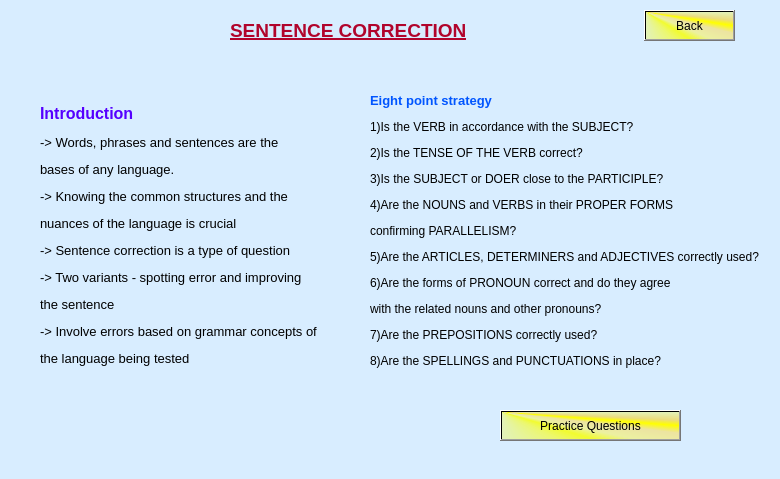
<?xml version="1.0" encoding="UTF-8"?>
<ui version="4.0">
 <class>sentence</class>
 <widget class="QDialog" name="sentence">
  <property name="geometry">
   <rect>
    <x>0</x>
    <y>0</y>
    <width>780</width>
    <height>479</height>
   </rect>
  </property>
  <property name="windowTitle">
   <string>Dialog</string>
  </property>
  <property name="styleSheet">
   <string notr="true">background-color: rgb(216, 237, 255);</string>
  </property>
  <widget class="QLabel" name="label">
   <property name="geometry">
    <rect>
     <x>230</x>
     <y>0</y>
     <width>251</width>
     <height>61</height>
    </rect>
   </property>
   <property name="text">
    <string>&lt;html&gt;&lt;head/&gt;&lt;body&gt;&lt;p&gt;&lt;span style=&quot; font-size:14pt; font-weight:600; text-decoration: underline; color:#b1042c;&quot;&gt;SENTENCE CORRECTION&lt;/span&gt;&lt;/p&gt;&lt;/body&gt;&lt;/html&gt;</string>
   </property>
  </widget>
  <widget class="QLabel" name="label_2">
   <property name="geometry">
    <rect>
     <x>40</x>
     <y>70</y>
     <width>281</width>
     <height>331</height>
    </rect>
   </property>
   <property name="text">
    <string>&lt;html&gt;&lt;head/&gt;&lt;body&gt;&lt;p&gt;&lt;span style=&quot; font-size:12pt; font-weight:600; color:#5500ff;&quot;&gt;Introduction&lt;/span&gt;&lt;/p&gt;&lt;p&gt;&lt;span style=&quot; font-size:10pt;&quot;&gt;-&amp;gt; Words, phrases and sentences are the&lt;/span&gt;&lt;/p&gt;&lt;p&gt;&lt;span style=&quot; font-size:10pt;&quot;&gt; bases of any language.&lt;/span&gt;&lt;/p&gt;&lt;p&gt;&lt;span style=&quot; font-size:10pt;&quot;&gt;-&amp;gt; Knowing the common structures and the &lt;/span&gt;&lt;/p&gt;&lt;p&gt;&lt;span style=&quot; font-size:10pt;&quot;&gt;nuances of the language is crucial&lt;/span&gt;&lt;/p&gt;&lt;p&gt;&lt;span style=&quot; font-size:10pt;&quot;&gt;-&amp;gt; Sentence correction is a type of question&lt;/span&gt;&lt;/p&gt;&lt;p&gt;&lt;span style=&quot; font-size:10pt;&quot;&gt;-&amp;gt; Two variants - spotting error and improving &lt;/span&gt;&lt;/p&gt;&lt;p&gt;&lt;span style=&quot; font-size:10pt;&quot;&gt;the sentence&lt;/span&gt;&lt;/p&gt;&lt;p&gt;&lt;span style=&quot; font-size:10pt;&quot;&gt;-&amp;gt; Involve errors based on grammar concepts of &lt;/span&gt;&lt;/p&gt;&lt;p&gt;&lt;span style=&quot; font-size:10pt;&quot;&gt;the language being tested&lt;/span&gt;&lt;/p&gt;&lt;/body&gt;&lt;/html&gt;</string>
   </property>
  </widget>
  <widget class="QLabel" name="label_3">
   <property name="geometry">
    <rect>
     <x>370</x>
     <y>60</y>
     <width>421</width>
     <height>341</height>
    </rect>
   </property>
   <property name="text">
    <string>&lt;html&gt;&lt;head/&gt;&lt;body&gt;&lt;p&gt;&lt;span style=&quot; font-size:10pt; font-weight:600; color:#0055ff;&quot;&gt;Eight point strategy&lt;/span&gt;&lt;/p&gt;&lt;p&gt;&lt;span style=&quot; font-size:9pt; color:#000000;&quot;&gt;1)Is the VERB in accordance with the SUBJECT?&lt;/span&gt;&lt;/p&gt;&lt;p&gt;&lt;span style=&quot; font-size:9pt; color:#000000;&quot;&gt;2)Is the TENSE OF THE VERB correct?&lt;/span&gt;&lt;/p&gt;&lt;p&gt;&lt;span style=&quot; font-size:9pt; color:#000000;&quot;&gt;3)Is the SUBJECT or DOER close to the PARTICIPLE?&lt;/span&gt;&lt;/p&gt;&lt;p&gt;&lt;span style=&quot; font-size:9pt; color:#000000;&quot;&gt;4)Are the NOUNS and VERBS in their PROPER FORMS &lt;/span&gt;&lt;/p&gt;&lt;p&gt;&lt;span style=&quot; font-size:9pt; color:#000000;&quot;&gt;confirming PARALLELISM?&lt;/span&gt;&lt;/p&gt;&lt;p&gt;&lt;span style=&quot; font-size:9pt; color:#000000;&quot;&gt;5)Are the ARTICLES, DETERMINERS and ADJECTIVES correctly used?&lt;/span&gt;&lt;/p&gt;&lt;p&gt;&lt;span style=&quot; font-size:9pt; color:#000000;&quot;&gt;6)Are the forms of PRONOUN correct and do they agree &lt;/span&gt;&lt;/p&gt;&lt;p&gt;&lt;span style=&quot; font-size:9pt; color:#000000;&quot;&gt;with the related nouns and other pronouns?&lt;/span&gt;&lt;/p&gt;&lt;p&gt;&lt;span style=&quot; font-size:9pt; color:#000000;&quot;&gt;7)Are the PREPOSITIONS correctly used?&lt;/span&gt;&lt;/p&gt;&lt;p&gt;&lt;span style=&quot; font-size:9pt; color:#000000;&quot;&gt;8)Are the SPELLINGS and PUNCTUATIONS in place?&lt;/span&gt;&lt;/p&gt;&lt;/body&gt;&lt;/html&gt;</string>
   </property>
  </widget>
  <widget class="QPushButton" name="pushButton">
   <property name="geometry">
    <rect>
     <x>500</x>
     <y>410</y>
     <width>181</width>
     <height>31</height>
    </rect>
   </property>
   <property name="styleSheet">
    <string notr="true">background-color: qconicalgradient(cx:0, cy:0, angle:135, stop:0 rgba(255, 255, 0, 69), stop:0.375 rgba(255, 255, 0, 69), stop:0.423533 rgba(251, 255, 0, 145), stop:0.45 rgba(247, 255, 0, 208), stop:0.477581 rgba(255, 244, 71, 130), stop:0.518717 rgba(255, 218, 71, 130), stop:0.55 rgba(255, 255, 0, 255), stop:0.57754 rgba(255, 203, 0, 130), stop:0.625 rgba(255, 255, 0, 69), stop:1 rgba(255, 255, 0, 69));
font: 75 14pt &quot;MS Sans Serif&quot;;</string>
   </property>
   <property name="text">
    <string>Practice Questions</string>
   </property>
  </widget>
  <widget class="QPushButton" name="pushButton_2">
   <property name="geometry">
    <rect>
     <x>644</x>
     <y>10</y>
     <width>91</width>
     <height>31</height>
    </rect>
   </property>
   <property name="styleSheet">
    <string notr="true">background-color: qconicalgradient(cx:0, cy:0, angle:135, stop:0 rgba(255, 255, 0, 69), stop:0.375 rgba(255, 255, 0, 69), stop:0.423533 rgba(251, 255, 0, 145), stop:0.45 rgba(247, 255, 0, 208), stop:0.477581 rgba(255, 244, 71, 130), stop:0.518717 rgba(255, 218, 71, 130), stop:0.55 rgba(255, 255, 0, 255), stop:0.57754 rgba(255, 203, 0, 130), stop:0.625 rgba(255, 255, 0, 69), stop:1 rgba(255, 255, 0, 69));
font: 75 14pt &quot;MS Sans Serif&quot;;</string>
   </property>
   <property name="text">
    <string>Back</string>
   </property>
  </widget>
 </widget>
 <resources/>
 <connections/>
</ui>
